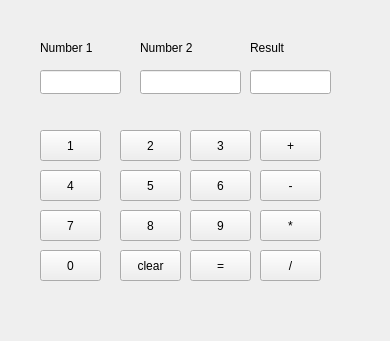
<?xml version="1.0" encoding="UTF-8"?>
<ui version="4.0">
 <class>MainWindow</class>
 <widget class="QMainWindow" name="MainWindow">
  <property name="geometry">
   <rect>
    <x>0</x>
    <y>0</y>
    <width>390</width>
    <height>341</height>
   </rect>
  </property>
  <property name="windowTitle">
   <string>MainWindow</string>
  </property>
  <widget class="QWidget" name="centralwidget">
   <widget class="QLabel" name="label_n1">
    <property name="geometry">
     <rect>
      <x>40</x>
      <y>40</y>
      <width>61</width>
      <height>16</height>
     </rect>
    </property>
    <property name="text">
     <string>Number 1</string>
    </property>
   </widget>
   <widget class="QLabel" name="label_n2">
    <property name="geometry">
     <rect>
      <x>140</x>
      <y>40</y>
      <width>61</width>
      <height>16</height>
     </rect>
    </property>
    <property name="text">
     <string>Number 2</string>
    </property>
   </widget>
   <widget class="QLabel" name="label_result">
    <property name="geometry">
     <rect>
      <x>250</x>
      <y>40</y>
      <width>49</width>
      <height>16</height>
     </rect>
    </property>
    <property name="text">
     <string>Result</string>
    </property>
   </widget>
   <widget class="QLineEdit" name="num1">
    <property name="geometry">
     <rect>
      <x>40</x>
      <y>70</y>
      <width>81</width>
      <height>24</height>
     </rect>
    </property>
    <property name="text">
     <string/>
    </property>
   </widget>
   <widget class="QLineEdit" name="num2">
    <property name="geometry">
     <rect>
      <x>140</x>
      <y>70</y>
      <width>101</width>
      <height>24</height>
     </rect>
    </property>
    <property name="text">
     <string/>
    </property>
   </widget>
   <widget class="QLineEdit" name="result">
    <property name="geometry">
     <rect>
      <x>250</x>
      <y>70</y>
      <width>81</width>
      <height>24</height>
     </rect>
    </property>
    <property name="text">
     <string/>
    </property>
   </widget>
   <widget class="QPushButton" name="N1">
    <property name="geometry">
     <rect>
      <x>40</x>
      <y>130</y>
      <width>61</width>
      <height>31</height>
     </rect>
    </property>
    <property name="text">
     <string>1</string>
    </property>
   </widget>
   <widget class="QPushButton" name="N2">
    <property name="geometry">
     <rect>
      <x>120</x>
      <y>130</y>
      <width>61</width>
      <height>31</height>
     </rect>
    </property>
    <property name="text">
     <string>2</string>
    </property>
   </widget>
   <widget class="QPushButton" name="N3">
    <property name="geometry">
     <rect>
      <x>190</x>
      <y>130</y>
      <width>61</width>
      <height>31</height>
     </rect>
    </property>
    <property name="text">
     <string>3</string>
    </property>
   </widget>
   <widget class="QPushButton" name="N4">
    <property name="geometry">
     <rect>
      <x>40</x>
      <y>170</y>
      <width>61</width>
      <height>31</height>
     </rect>
    </property>
    <property name="text">
     <string>4</string>
    </property>
   </widget>
   <widget class="QPushButton" name="N5">
    <property name="geometry">
     <rect>
      <x>120</x>
      <y>170</y>
      <width>61</width>
      <height>31</height>
     </rect>
    </property>
    <property name="text">
     <string>5</string>
    </property>
   </widget>
   <widget class="QPushButton" name="N6">
    <property name="geometry">
     <rect>
      <x>190</x>
      <y>170</y>
      <width>61</width>
      <height>31</height>
     </rect>
    </property>
    <property name="text">
     <string>6</string>
    </property>
   </widget>
   <widget class="QPushButton" name="N7">
    <property name="geometry">
     <rect>
      <x>40</x>
      <y>210</y>
      <width>61</width>
      <height>31</height>
     </rect>
    </property>
    <property name="text">
     <string>7</string>
    </property>
   </widget>
   <widget class="QPushButton" name="N8">
    <property name="geometry">
     <rect>
      <x>120</x>
      <y>210</y>
      <width>61</width>
      <height>31</height>
     </rect>
    </property>
    <property name="text">
     <string>8</string>
    </property>
   </widget>
   <widget class="QPushButton" name="N9">
    <property name="geometry">
     <rect>
      <x>190</x>
      <y>210</y>
      <width>61</width>
      <height>31</height>
     </rect>
    </property>
    <property name="text">
     <string>9</string>
    </property>
   </widget>
   <widget class="QPushButton" name="N0">
    <property name="geometry">
     <rect>
      <x>40</x>
      <y>250</y>
      <width>61</width>
      <height>31</height>
     </rect>
    </property>
    <property name="text">
     <string>0</string>
    </property>
   </widget>
   <widget class="QPushButton" name="clear">
    <property name="geometry">
     <rect>
      <x>120</x>
      <y>250</y>
      <width>61</width>
      <height>31</height>
     </rect>
    </property>
    <property name="text">
     <string>clear</string>
    </property>
   </widget>
   <widget class="QPushButton" name="equals">
    <property name="geometry">
     <rect>
      <x>190</x>
      <y>250</y>
      <width>61</width>
      <height>31</height>
     </rect>
    </property>
    <property name="text">
     <string>=</string>
    </property>
   </widget>
   <widget class="QPushButton" name="add">
    <property name="geometry">
     <rect>
      <x>260</x>
      <y>130</y>
      <width>61</width>
      <height>31</height>
     </rect>
    </property>
    <property name="text">
     <string>+</string>
    </property>
   </widget>
   <widget class="QPushButton" name="sub">
    <property name="geometry">
     <rect>
      <x>260</x>
      <y>170</y>
      <width>61</width>
      <height>31</height>
     </rect>
    </property>
    <property name="text">
     <string>-</string>
    </property>
   </widget>
   <widget class="QPushButton" name="mul">
    <property name="geometry">
     <rect>
      <x>260</x>
      <y>210</y>
      <width>61</width>
      <height>31</height>
     </rect>
    </property>
    <property name="text">
     <string>*</string>
    </property>
   </widget>
   <widget class="QPushButton" name="div">
    <property name="geometry">
     <rect>
      <x>260</x>
      <y>250</y>
      <width>61</width>
      <height>31</height>
     </rect>
    </property>
    <property name="text">
     <string>/</string>
    </property>
   </widget>
  </widget>
 </widget>
 <resources/>
 <connections/>
</ui>
